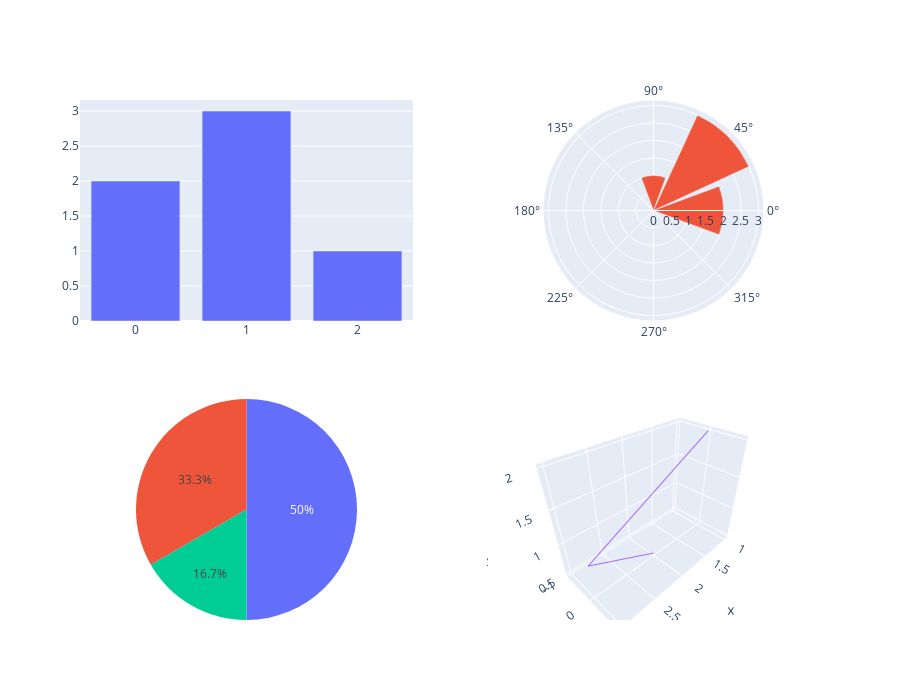

The cell this chart's notebook holds for it:
### Code cell
fig = make_subplots(
    rows=2, cols=2,
    specs=[[{"type": "bar"}, {"type": "barpolar"}],
           [{"type": "pie"}, {"type": "scatter3d"}]],
)

fig.add_trace(go.Bar(y=[2, 3, 1]),
              row=1, col=1)

fig.add_trace(go.Barpolar(theta=[0, 45, 90], r=[2, 3, 1]),
              row=1, col=2)

fig.add_trace(go.Pie(values=[2, 3, 1]),
              row=2, col=1)

fig.add_trace(go.Scatter3d(x=[2, 3, 1], y=[0, 0, 0],
                           z=[0.5, 1, 2], mode="lines"),
              row=2, col=2)

fig.update_layout(height=700, showlegend=False)

fig.show()

### Figure 1 — Plotly figure (JSON) as saved in the notebook; plotly's stock layout.template omitted (floating-point values rounded to 4 significant figures)
{"data": [{"type": "bar", "xaxis": "x", "y": [2, 3, 1], "yaxis": "y"}, {"r": [2, 3, 1], "subplot": "polar", "theta": [0, 45, 90], "type": "barpolar"}, {"domain": {"x": [0, 0.45], "y": [0, 0.425]}, "type": "pie", "values": [2, 3, 1]}, {"mode": "lines", "scene": "scene", "type": "scatter3d", "x": [2, 3, 1], "y": [0, 0, 0], "z": [0.5, 1, 2]}], "layout": {"height": 700, "polar": {"domain": {"x": [0.55, 1], "y": [0.575, 1]}}, "scene": {"domain": {"x": [0.55, 1], "y": [0, 0.425]}}, "showlegend": false, "xaxis": {"anchor": "y", "domain": [0, 0.45]}, "yaxis": {"anchor": "x", "domain": [0.575, 1]}}}
